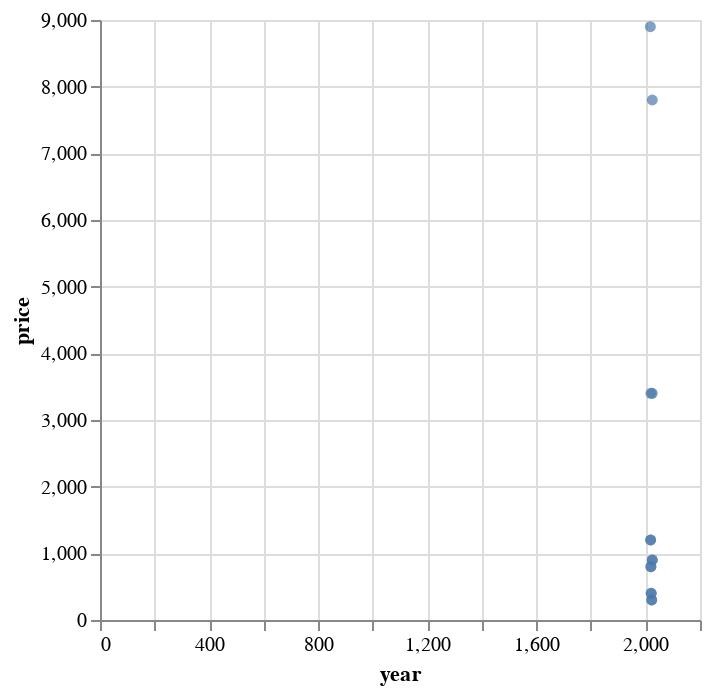

Notebook source saved alongside this figure:
### Code cell
# prompt: Using dataframe concat: year vs price plot

import altair as alt

# Create the Altair chart
chart = alt.Chart(concat).mark_circle().encode(
    x='year',  # X-axis: year
    y='price'   # Y-axis: price
)

chart

### Figure 1 — Vega-Lite specification as saved in the notebook (floating-point values rounded to 4 significant figures)
{"config": {"view": {"continuousWidth": 300, "continuousHeight": 300}}, "data": {"name": "data-8560a0f39421562d59e1f02908d2e853"}, "mark": {"type": "circle"}, "encoding": {"tooltip": [{"field": "model", "type": "nominal"}, {"field": "type", "type": "nominal"}, {"field": "year", "type": "quantitative"}, {"field": "price", "type": "quantitative"}], "x": {"field": "year", "type": "quantitative"}, "y": {"field": "price", "type": "quantitative"}}, "$schema": "https://vega.github.io/schema/vega-lite/v5.20.1.json", "datasets": {"data-8560a0f39421562d59e1f02908d2e853": [{"model": "benz", "type": "myback", "year": 2020, "price": 800}, {"model": "toyota", "type": "corolla", "year": 2021, "price": 400}, {"model": "subaru", "type": "impreza", "year": 2025, "price": 900}, {"model": "volkswagen", "type": "sport/jetta", "year": 2023, "price": 300}, {"model": "audi", "type": "sedan", "year": 2019, "price": 1200}, {"model": "porsche", "type": "cayenne", "year": 2020, "price": 3400}, {"model": "mazda", "type": "cx3", "year": 2025, "price": 7800}, {"model": "lexus", "type": "ls/es", "year": 2018, "price": 8900}, {"model": "benz", "type": "myback", "year": 2020, "price": 800}, {"model": "toyota", "type": "corolla", "year": 2021, "price": 400}, {"model": "subaru", "type": "impreza", "year": 2025, "price": 900}, {"model": "volkswagen", "type": "sport/jetta", "year": 2023, "price": 300}, {"model": "audi", "type": "sedan", "year": 2019, "price": 1200}, {"model": "porsche", "type": "cayenne", "year": 2025, "price": 3400}]}}
